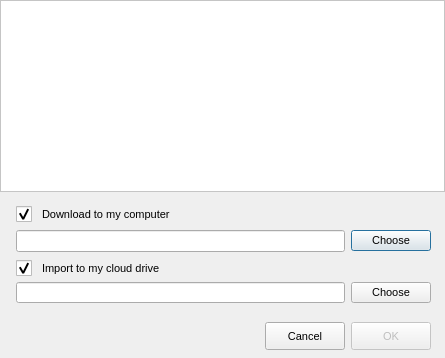
<?xml version="1.0" encoding="UTF-8"?>
<ui version="4.0">
 <class>ImportMegaLinksDialog</class>
 <widget class="QDialog" name="ImportMegaLinksDialog">
  <property name="minimumSize">
   <size>
    <width>445</width>
    <height>0</height>
   </size>
  </property>
  <property name="maximumSize">
   <size>
    <width>445</width>
    <height>16777215</height>
   </size>
  </property>
  <property name="windowTitle">
   <string>Open links</string>
  </property>
  <property name="styleSheet">
   <string notr="true">QWidget
{
font-size: 11px;
}

#linkList
{
background-color: #FFFFFF;
}

QCheckBox::indicator {
     width: 16px;
     height: 16px;
 }

QRadioButton::indicator {
     width: 16px;
     height: 16px;
 }

QScrollBar:horizontal {
height: 16px;
}

#cImport, #cDownload
{
spacing: 10px;
}
</string>
  </property>
  <layout class="QVBoxLayout" name="verticalLayout" stretch="1,0">
   <property name="spacing">
    <number>0</number>
   </property>
   <property name="leftMargin">
    <number>0</number>
   </property>
   <property name="topMargin">
    <number>0</number>
   </property>
   <property name="rightMargin">
    <number>0</number>
   </property>
   <property name="bottomMargin">
    <number>0</number>
   </property>
   <item>
    <widget class="QListWidget" name="linkList">
     <property name="minimumSize">
      <size>
       <width>0</width>
       <height>36</height>
      </size>
     </property>
    </widget>
   </item>
   <item>
    <widget class="QWidget" name="widget" native="true">
     <layout class="QVBoxLayout" name="verticalLayout_2">
      <property name="spacing">
       <number>6</number>
      </property>
      <property name="leftMargin">
       <number>6</number>
      </property>
      <property name="topMargin">
       <number>14</number>
      </property>
      <property name="rightMargin">
       <number>6</number>
      </property>
      <property name="bottomMargin">
       <number>9</number>
      </property>
      <item>
       <widget class="QWidget" name="widget_4" native="true">
        <layout class="QHBoxLayout" name="horizontalLayout_5">
         <property name="leftMargin">
          <number>10</number>
         </property>
         <property name="topMargin">
          <number>0</number>
         </property>
         <property name="rightMargin">
          <number>0</number>
         </property>
         <property name="bottomMargin">
          <number>0</number>
         </property>
         <item>
          <widget class="QCheckBox" name="cDownload">
           <property name="enabled">
            <bool>true</bool>
           </property>
           <property name="text">
            <string>Download to my computer</string>
           </property>
           <property name="checked">
            <bool>true</bool>
           </property>
          </widget>
         </item>
        </layout>
       </widget>
      </item>
      <item>
       <widget class="QWidget" name="widget_2" native="true">
        <property name="enabled">
         <bool>true</bool>
        </property>
        <property name="minimumSize">
         <size>
          <width>0</width>
          <height>26</height>
         </size>
        </property>
        <layout class="QHBoxLayout" name="horizontalLayout">
         <property name="spacing">
          <number>6</number>
         </property>
         <property name="leftMargin">
          <number>10</number>
         </property>
         <property name="topMargin">
          <number>0</number>
         </property>
         <property name="rightMargin">
          <number>8</number>
         </property>
         <property name="bottomMargin">
          <number>0</number>
         </property>
         <item>
          <widget class="QLineEdit" name="eLocalFolder">
           <property name="enabled">
            <bool>true</bool>
           </property>
           <property name="minimumSize">
            <size>
             <width>0</width>
             <height>21</height>
            </size>
           </property>
           <property name="readOnly">
            <bool>true</bool>
           </property>
          </widget>
         </item>
         <item>
          <widget class="QPushButton" name="bLocalFolder">
           <property name="sizePolicy">
            <sizepolicy hsizetype="Minimum" vsizetype="Fixed">
             <horstretch>0</horstretch>
             <verstretch>0</verstretch>
            </sizepolicy>
           </property>
           <property name="text">
            <string>Choose</string>
           </property>
           <property name="flat">
            <bool>false</bool>
           </property>
          </widget>
         </item>
        </layout>
       </widget>
      </item>
      <item>
       <widget class="QWidget" name="widget_3" native="true">
        <property name="minimumSize">
         <size>
          <width>0</width>
          <height>0</height>
         </size>
        </property>
        <layout class="QHBoxLayout" name="horizontalLayout_4">
         <property name="leftMargin">
          <number>10</number>
         </property>
         <property name="topMargin">
          <number>0</number>
         </property>
         <property name="rightMargin">
          <number>0</number>
         </property>
         <property name="bottomMargin">
          <number>0</number>
         </property>
         <item>
          <widget class="QCheckBox" name="cImport">
           <property name="text">
            <string>Import to my cloud drive</string>
           </property>
           <property name="checked">
            <bool>true</bool>
           </property>
          </widget>
         </item>
        </layout>
       </widget>
      </item>
      <item>
       <widget class="QWidget" name="wImport" native="true">
        <property name="minimumSize">
         <size>
          <width>0</width>
          <height>26</height>
         </size>
        </property>
        <layout class="QHBoxLayout" name="horizontalLayout_2">
         <property name="spacing">
          <number>6</number>
         </property>
         <property name="leftMargin">
          <number>10</number>
         </property>
         <property name="topMargin">
          <number>0</number>
         </property>
         <property name="rightMargin">
          <number>8</number>
         </property>
         <property name="bottomMargin">
          <number>6</number>
         </property>
         <item>
          <widget class="QLineEdit" name="eMegaFolder">
           <property name="enabled">
            <bool>true</bool>
           </property>
           <property name="minimumSize">
            <size>
             <width>0</width>
             <height>21</height>
            </size>
           </property>
           <property name="readOnly">
            <bool>true</bool>
           </property>
          </widget>
         </item>
         <item>
          <widget class="QPushButton" name="bMegaFolder">
           <property name="text">
            <string>Choose</string>
           </property>
          </widget>
         </item>
        </layout>
       </widget>
      </item>
      <item>
       <widget class="QWidget" name="bLayout" native="true">
        <property name="minimumSize">
         <size>
          <width>0</width>
          <height>34</height>
         </size>
        </property>
        <property name="maximumSize">
         <size>
          <width>16777215</width>
          <height>32</height>
         </size>
        </property>
        <layout class="QHBoxLayout" name="horizontalLayout_3">
         <property name="spacing">
          <number>6</number>
         </property>
         <property name="leftMargin">
          <number>8</number>
         </property>
         <property name="topMargin">
          <number>6</number>
         </property>
         <property name="rightMargin">
          <number>8</number>
         </property>
         <property name="bottomMargin">
          <number>0</number>
         </property>
         <item>
          <spacer name="horizontalSpacer">
           <property name="orientation">
            <enum>Qt::Horizontal</enum>
           </property>
           <property name="sizeHint" stdset="0">
            <size>
             <width>40</width>
             <height>24</height>
            </size>
           </property>
          </spacer>
         </item>
         <item>
          <widget class="QPushButton" name="bCancel">
           <property name="sizePolicy">
            <sizepolicy hsizetype="Minimum" vsizetype="Preferred">
             <horstretch>0</horstretch>
             <verstretch>0</verstretch>
            </sizepolicy>
           </property>
           <property name="text">
            <string>Cancel</string>
           </property>
          </widget>
         </item>
         <item>
          <widget class="QPushButton" name="bOk">
           <property name="enabled">
            <bool>false</bool>
           </property>
           <property name="sizePolicy">
            <sizepolicy hsizetype="Minimum" vsizetype="Preferred">
             <horstretch>0</horstretch>
             <verstretch>0</verstretch>
            </sizepolicy>
           </property>
           <property name="text">
            <string>OK</string>
           </property>
          </widget>
         </item>
        </layout>
       </widget>
      </item>
     </layout>
    </widget>
   </item>
  </layout>
 </widget>
 <tabstops>
  <tabstop>cDownload</tabstop>
  <tabstop>eLocalFolder</tabstop>
  <tabstop>bLocalFolder</tabstop>
  <tabstop>cImport</tabstop>
  <tabstop>eMegaFolder</tabstop>
  <tabstop>bMegaFolder</tabstop>
  <tabstop>bCancel</tabstop>
  <tabstop>bOk</tabstop>
 </tabstops>
 <resources/>
 <connections>
  <connection>
   <sender>bCancel</sender>
   <signal>clicked()</signal>
   <receiver>ImportMegaLinksDialog</receiver>
   <slot>reject()</slot>
   <hints>
    <hint type="sourcelabel">
     <x>398</x>
     <y>184</y>
    </hint>
    <hint type="destinationlabel">
     <x>222</x>
     <y>102</y>
    </hint>
   </hints>
  </connection>
 </connections>
</ui>
